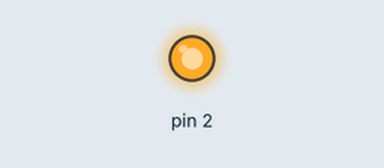
The sketch below on a simulated Arduino Uno, built with avr-gcc and run on an emulated ATmega328P. Shown: output pins drawn as LEDs (lit = HIGH).

Above: at 0.1 s.
At 63.4 s:
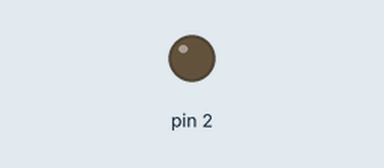
Timing chart, 0 to 64.9 s (numbered marks = the images above):
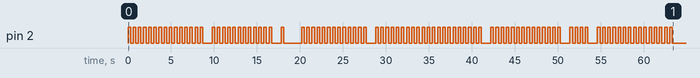

The sketch:

ola_mundo.ino
```cpp
void setup() {
  pinMode(2, OUTPUT);

  piscarLetra(15); // O
  piscarLetra(12); // L
  piscarLetra(1);  // Á (A)
  delay(1000);     // Espaço entre palavras
  piscarLetra(13); // M
  piscarLetra(21); // U
  piscarLetra(14); // N
  piscarLetra(4);  // D
  piscarLetra(15); // O
}

void loop() {
  // Nada depois disso
}

void piscarLetra(int quantidade) {
  for (int i = 0; i < quantidade; i++) {
    digitalWrite(2, HIGH);
    delay(300);
    digitalWrite(2, LOW);
    delay(300);
  }

  // Pausa entre letras
  delay(800);
}
```
